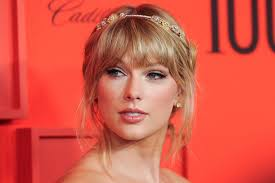
#> input picture Images/Taylor1.jpg, 275 x 183 px, found by its file name
$ python Resize.py
#> lines starting #> are read from the running program, lines starting #| are printed output that depends on the picture
# Program to resize a image.

# Author:- Mani Agarwal
# Email:- maniagarwal@jklu.edu.in

import cv2

img=cv2.imread("Taylor1.jpg",1)   # 1 is for coloured image.
#> img is the input picture: shape (183, 275, 3); mean B, G, R 72.5, 87.6, 216

img_1=cv2.imread("Taylor1.jpg",0) # 0 is for converting the image into gray.
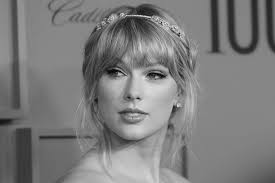
#> img_1: shape (183, 275); min 0, max 233, mean 124.3

resized_image=cv2.resize(img,(400,400))  # For resizing the image
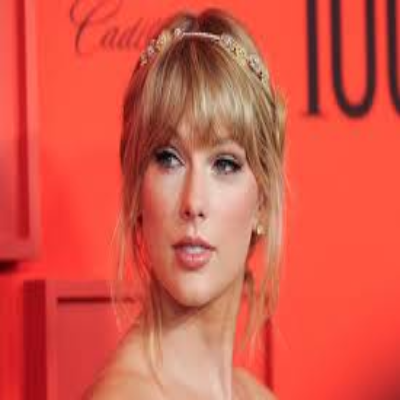
#> resized_image: shape (400, 400, 3); mean B, G, R 72.4, 87.5, 215.9
cv2.imshow("Taylor Swift",resized_image)

cv2.waitKey(0)
cv2.destroyAllWindows()

# Note :- You must write waitKey() and destroyAllWindows(), otherwise the error of "Not Responding may come".
